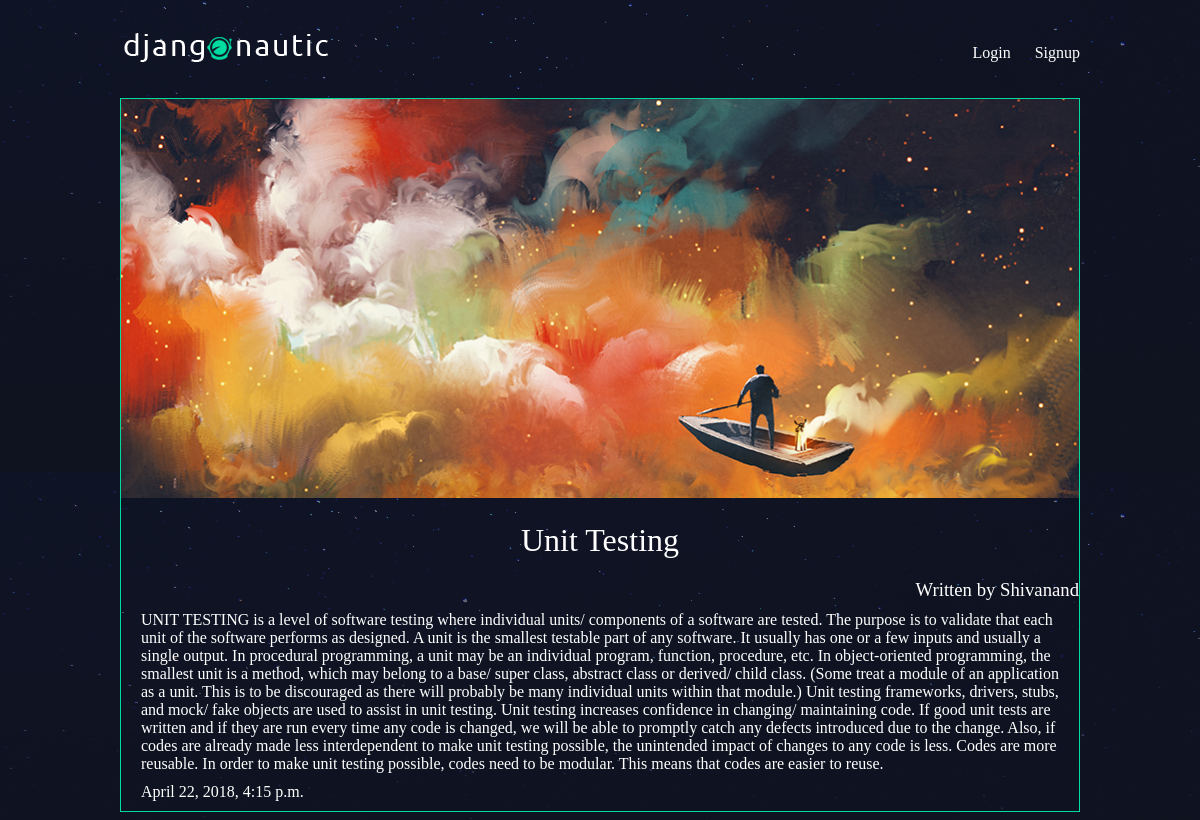
The page /articles/unit-testing/ on the database its author committed.
### articles/models.py (models this page shows, shortened)
class Article(models.Model):
    title = models.CharField(max_length=100)
    slug = models.SlugField()
    body = models.TextField()
    date = models.DateTimeField(auto_now_add=True)
    thumb = models.ImageField(default='default.png', blank=True)
    author = models.ForeignKey(User, default=None)

### articles/views.py (the view)
# urls.py: url(r'^(?P<slug>[\w-]+)/$', views.article_detail, name="detail"),
def article_detail(request, slug):
    article = Article.objects.get(slug=slug)
    return render(request, 'articles/article_detail.html', {'article': article})

### articles/templates/articles/article_detail.html
{% extends 'base_layout.html' %}
{% block content %}
<div class="article-detail">
    <div class="article">
        <img src="{{ article.thumb.url }}" />
        <h2>{{ article.title }}</h2>
        <h3>Written by {{ article.author.username }}</h3>
        <p>{{ article.body }}</p>
        <p>{{ article.date }}</p>
    </div>
</div>
{% endblock %}

### assets/styles.css (style rules this page uses)
body { background-color: #0f121f; background-image: url(/static/stars.png); background-repeat-y: no-repeat; color: #fff; }
body * { font-family: Ubuntu; }
h1, h2, h3, h4, h5 { font-weight: normal; margin: 0; }
.article { padding: 10px; border: 1px solid #00dba0; position: relative; padding-bottom: 40px; }
.article h2 { font-size: 1.2em; }
.article-detail .article { padding: 0; }
.article-detail .article img { max-width: 100%; }
.article-detail .article h2 { text-align: center; margin: 20px auto; font-size: 2em }
.article-detail .article h3 { text-align: end; }
.article-detail .article p { margin: 10px 20px }

### rows shown on the page
Article: thumb (picture), title "Unit Testing", author.username "Shivanand", body "UNIT TESTING is a level of software testing where individual units/ components of a software are tested. The purpose is to validate that each unit of the software performs as designed. A unit is the smallest testable part of any software. It usually has one or a few inputs and usually a single output. In procedural programming, a unit may be an individual program, function, procedure, etc. In object-oriented programming, the smallest unit is a method, which may belong to a base/ super class, abstract class or derived/ child class. (Some treat a module of an application as a unit. This is to be discouraged as there will probably be many individual units within that module.) Unit testing…", date "April 22, 2018, 4:15 p.m."
